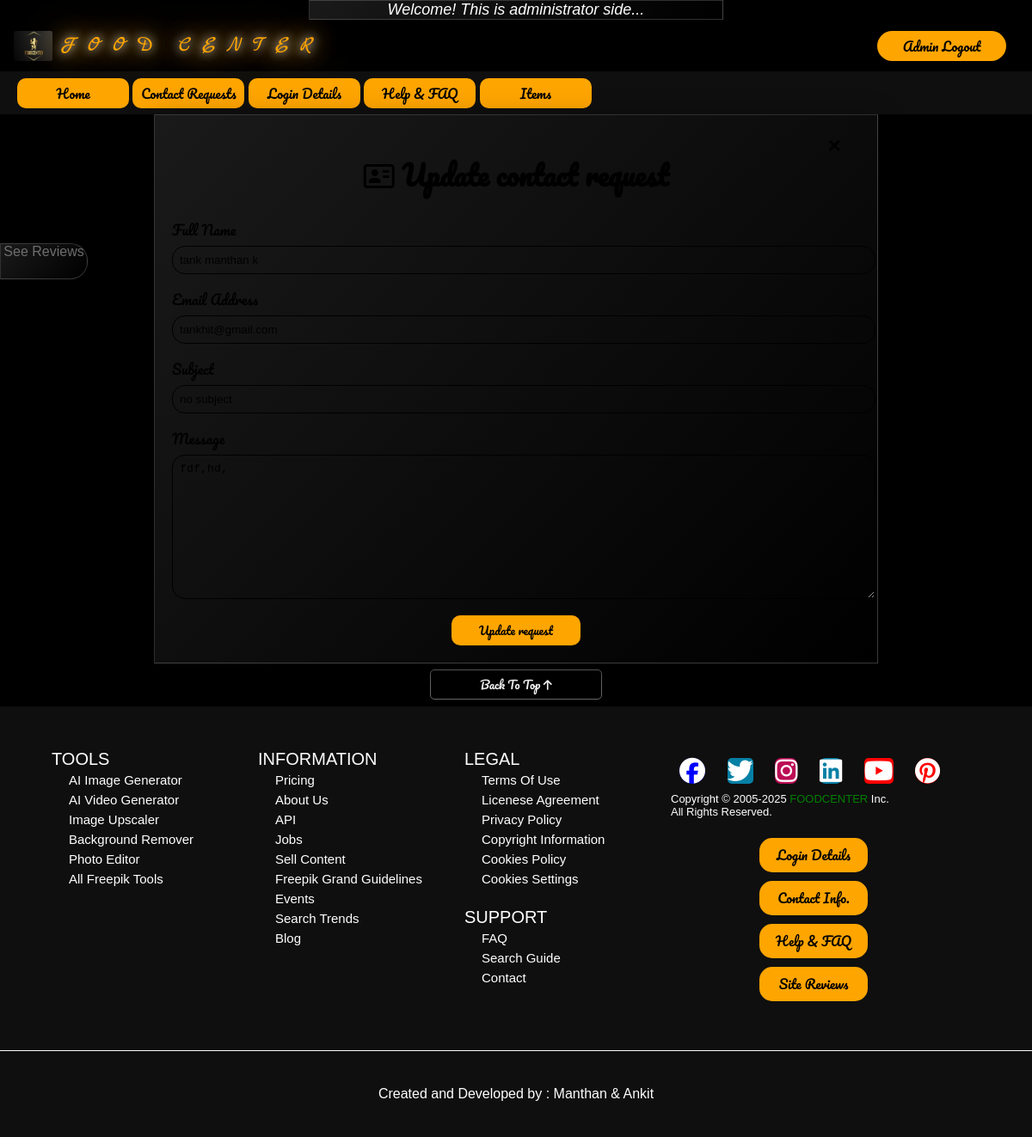
The app's page /admin/update_conreq.php?conreq_uid=1 with its own data.
### tables this page shows
CREATE TABLE `contact_us` (
  `id` bigint(10) NOT NULL,
  `full_name` varchar(100) NOT NULL,
  `email_address` varchar(200) NOT NULL,
  `subject` varchar(200) NOT NULL,
  `message` varchar(500) NOT NULL
);

### admin/update_conreq.php (the view, shortened to what this page needs)
<!DOCTYPE html>
<html lang="en">
<head>
    <link rel="stylesheet" href="../styles//contact_us.css">
    <link rel="stylesheet" href="../styles/homepage.css">
    <link rel="stylesheet" href="https://cdnjs.cloudflare.com/ajax/libs/font-awesome/6.6.0/css/all.min.css"
 />
</head>
<body style="   background-image: url('../admin/images/burger\ \(3\).jpg');
      background-size: contain;">
    <?php include 'head.php'; ?>
    <form action="update_conreq.php" method="get">
        <?php
        if (isset($_GET['conreq_uid'])) {
            $id = $_GET['conreq_uid'];
        ?>
            <form action="update_conreq.php" method="get">
                <main class="contact-container glass">
                    <center>
                        <h1><i class="fa-regular fa-address-card"></i> Update contact request</h1>
                    </center>
                    <span class="closebtn" style="position:fixed;top:4%;right:5%;color:black;"
                        onclick="this.parentElement.style.display='none';"><a href="contactinfo.php"
                            style="color:black;text-decoration:none;font-size:larger;">&times;</a></span>
                    <?php
                    include '../connect.php';
                    $sql = "select * from `contact_us` where id=$id";
                    $result = mysqli_query($con, $sql);
                    $num = mysqli_num_rows($result);
                    if ($num > 0) {
                        while ($ram = mysqli_fetch_assoc($result)) {
                    ?>
                            <div class="form-group">
                                <label for="name">Full Name</label>
                                <input type="text" id="name" name="name" value="<?php echo $ram['full_name']; ?>" required>
                            </div>
                            <div class="form-group">
                                <label for="email">Email Address</label>
                                <input type="email" id="email" name="email" value="<?php echo $ram['email_address']; ?>" required>
                            </div>
                            <div class="form-group">
                                <label for="subject">Subject</label>
                                <input type="text" id="subject" name="subject" value="<?php echo $ram['subject']; ?>" required>
                            </div>
                            <div class="form-group">
                                <label for="message">Message</label>
                                <textarea id="message" name="message" required><?php echo $ram['message']; ?></textarea>
                            </div>
                    <?php }
                    } ?>
                    <center>
                        <input type="submit" value="Update request" name="update2" class="btn">
                    </center>
                </main>
            </form>
        <?php } ?>
    </form>
    <?php include 'footer.php'; ?>
</body>
</html>

### styles/contact_us.css (style rules this page uses)
body { font-family: Verdana, sans-serif; margin: 0; color: black; }
h1 { font-family: font2; color: black; }
label { color: black; font-family: font2; }
.contact-container { max-width: 800px; margin: 0 auto; padding: 20px; }
.form-group { margin-bottom: 15px; }
.form-group label { display: block; margin-bottom: 5px; }
.form-group input, .form-group textarea { width: 100%; padding: 8px; border: 1px solid black; border-radius: 15px; background-color: transparent; }
.form-group textarea { height: 150px; }

### styles/homepage.css (style rules this page uses)
body { color: white; background-image: url('../admin/images/background.jpg'); background-size: contain; }
.glass { background: linear-gradient(135deg, rgba(255, 255, 255, 0.1), rgba(255, 255, 255, 0)); backdrop-filter: blur(10px); -webkit-backdrop-filter: blur(10px); border: 1px solid rgba(255, 255, 255, 0.18); box-shadow: 0 8px 32px 0 rgba(0, 0, 0, 0.37); }

### admin/styles/homepage.css (style rules this page uses)
body { background-color: black; color: white; background-image: url("../images/background.jpg"); background-size: cover; }
.glass { background: linear-gradient(135deg, rgba(255, 255, 255, 0.1), rgba(255, 255, 255, 0)); backdrop-filter: blur(10px); -webkit-backdrop-filter: blur(10px); border: 1px solid rgba(255, 255, 255, 0.18); box-shadow: 0 8px 32px 0 rgba(0, 0, 0, 0.37); }

### admin/update_conreq.php (style rules this page uses)
.closebtn { margin-left: 15px; color: white; font-weight: bold; float: right; font-size: 22px; line-height: 20px; cursor: pointer; transition: 0.3s; }
.btn { height: 35px; width: 150px; font-family: font2; background-color: orange; color: black; border: none; border-radius: 10px; }

### admin/head.php (style rules this page uses)
body { margin: 0px; padding: 0px; }

### records on screen
contact_us: name "tank manthan k", email "tankhit@gmail.com", subject "no subject", message "fdf,hd,"
